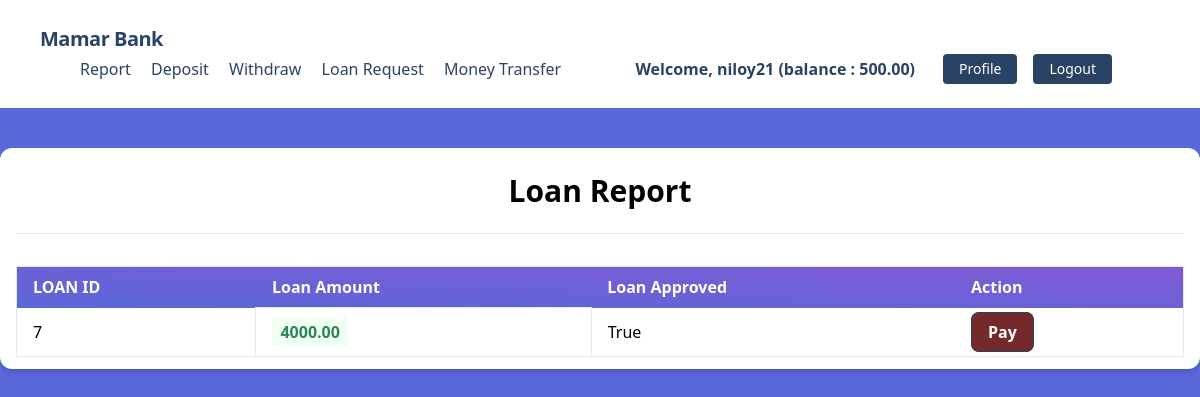
/transactions/loans/ (signed in), run on the app's committed database.
### account/models.py (models this page shows, shortened)
class UserBankAccount(models.Model):
    user = models.OneToOneField(User, related_name='account', on_delete=models.CASCADE)
    account_type = models.CharField(max_length=10, choices=ACCOUNT_TYPE)
    account_no = models.IntegerField(unique=True)
    birth_date = models.DateField(null=True, blank=True)
    gender = models.CharField(max_length=10, choices=GENDER_TYPE)
    initial_deposit_date = models.DateField(auto_now_add=True)
    balance = models.DecimalField(default=0, max_digits=12, decimal_places=2)
    is_bankrupt = models.BooleanField(default=False)

### transactions/models.py (models this page shows)
class Transaction(models.Model):
    account = models.ForeignKey(UserBankAccount, related_name = 'transactions', on_delete = models.CASCADE) # ekjon user er multiple transactions hote pare
    amount = models.DecimalField(decimal_places=2, max_digits = 12)
    balance_after_transaction = models.DecimalField(decimal_places=2, max_digits = 12)
    transaction_type = models.IntegerField(choices=TRANSACTION_TYPE, null = True)
    timestamp = models.DateTimeField(auto_now_add=True)
    loan_approve = models.BooleanField(default=False)
    class Meta:
        ordering = ['timestamp']

### transactions/views.py (the view)
# urls.py: path("loans/", LoanListView.as_view(), name="loan_list"),
class LoanListView(LoginRequiredMixin,ListView):
    model = Transaction
    template_name = 'transactions/loan_request.html'
    context_object_name = 'loans' # loan list ta ei loans context er moddhe thakbe
    def get_queryset(self):
        user_account = self.request.user.account
        queryset = Transaction.objects.filter(account=user_account,transaction_type=3)
        print(queryset)
        return queryset

### transactions/templates/transactions/loan_request.html (shortened to what this page needs)
{% extends 'base.html' %}
{% block content %}
<div class="my-10 py-3 px-4 bg-white rounded-xl shadow-md">
  <h1 class="font-bold text-3xl text-center pb-5 pt-2">Loan Report</h1>
  <hr />
  <table
    class="table-auto mx-auto w-full px-5 rounded-xl mt-8 border dark:border-neutral-500"
  >
    <thead class="bg-purple-900 text-white text-left">
      <tr
        class="bg-gradient-to-tr from-indigo-600 to-purple-600 rounded-md py-2 px-4 text-white font-bold"
      >
        <th class="px-4 py-2">LOAN ID</th>
        <th class="px-4 py-2">Loan Amount</th>
        <th class="px-4 py-2">Loan Approved</th>
        <th class="px-4 py-2">Action</th>
      </tr>
    </thead>
    <tbody>
      {% for loan in loans %}
      <tr class="border-b dark:border-neutral-500">
        <td class="px-4 py-2">
         {{ loan.id }}
        </td>
        <td class="px-4 py-3 text-s border">
          <span
            class="px-2 py-1 font-bold leading-tight rounded-sm text-green-700 bg-green-100"
          >
            {{ loan.amount }}
          </span>
        </td>
        <td class="px-4 py-2">
          {{ loan.loan_approve }}
        </td>
        <td class="px-4 py-2">
          {% if loan.loan_approve %}
          <a class="font-bold bg-red-900 text-white hover:text-blue-900 hover:bg-white border border-blue-900 font-bold px-4 py-2 rounded-lg" href='{% url "pay" loan.id %}'>Pay</a>
          {% else %}
          <p class="font-bold text-red-700 bg-red-100">Loan Pending</p>
          {% endif %}
        </td>
      </tr>
      {% endfor %}
    </tbody>
  </table>
</div>
{% endblock %}

### core/templates/base.html (shortened to what this page needs)
<!DOCTYPE html>
<html lang="en">
    <head>
        <link href="https://unpkg.com/tailwindcss@^1.0/dist/tailwind.min.css" rel="stylesheet">
    </head>
    <body class="bg-indigo-600">
        {% include 'navbar.html' %}
        {% block content %}
        {% endblock %}
    </body>
</html>

### core/templates/navbar.html (shortened to what this page needs)
<nav class="flex items-center justify-between flex-wrap bg-white p-6 px-10">
    <div class="flex items-center flex-shrink-0 text-white mr-6">
        <span class="font-semibold text-xl tracking-tight text-blue-900"><a href="/">Mamar Bank</a></span>
    </div>
    <div class="w-full block flex-grow lg:flex lg:items-center lg:w-auto px-10">
        {% if request.user.is_authenticated %}
            <div class="text-md lg:flex-grow">
                <a href="{% url 'transaction_report' %}" class="block mt-4 lg:inline-block lg:mt-0 text-blue-900 hover:text-red-900 hover:font-black mr-4">
                    Report
                </a>
                <a href="{% url 'deposit_money' %}" class="block mt-4 lg:inline-block lg:mt-0 text-blue-900 hover:text-red-900 hover:font-black mr-4">
                    Deposit
                </a>
                <a href="{% url 'withdraw_money' %}" class="block mt-4 lg:inline-block lg:mt-0 text-blue-900 hover:text-red-900 hover:font-black mr-4">
                    Withdraw
                </a>
                <a href="{% url 'loan_request' %}" class="block mt-4 lg:inline-block lg:mt-0 text-blue-900 hover:text-red-900 hover:font-black mr-4">
                    Loan Request
                </a>
                <a href="{% url 'money_transfer' %}" class="block mt-4 lg:inline-block lg:mt-0 text-blue-900 hover:text-red-900 hover:font-black mr-4">
                    Money Transfer
                </a>
            </div>
            <div class="flex w-auto">
                <div class="text-blue-900 my-auto font-black px-5">Welcome, {{ request.user.first_name }} (balance : {{request.user.account.balance}}) </div>
                <a href="{% url 'profile' %}" class="mx-2 inline-block font-medium text-sm px-4 py-2 leading-none bg-blue-900 rounded text-white border-white hover:border-transparent hover:text-dark hover:bg-red-700 mt-4 lg:mt-0">Profile</a>
                <a href="{% url 'logout' %}" class="mx-2 inline-block font-medium text-sm px-4 py-2 leading-none bg-blue-900 rounded text-white border-white hover:border-transparent hover:text-dark hover:bg-red-700 mt-4 lg:mt-0">Logout</a>
            </div>
        {% endif %}
    </div>
</nav>

### data on the page
Transaction: id "7", amount "4000.00", loan_approve "True", shows "Pay"

### other printed values
{{ request.user.first_name }} "niloy21"
{{ request.user.account.balance }} "500.00"
